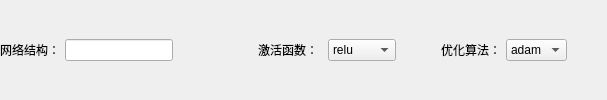
            <widget class="QWidget" name="bpnnRegressorPage">
             <layout class="QGridLayout" name="bpnnRegressorGridLayout">
              <property name="leftMargin">
               <number>0</number>
              </property>
              <property name="topMargin">
               <number>0</number>
              </property>
              <property name="rightMargin">
               <number>0</number>
              </property>
              <property name="bottomMargin">
               <number>0</number>
              </property>
              <property name="horizontalSpacing">
               <number>5</number>
              </property>
              <property name="verticalSpacing">
               <number>15</number>
              </property>
              <item row="0" column="8">
               <widget class="QLabel" name="activationFunctionLabel">
                <property name="minimumSize">
                 <size>
                  <width>65</width>
                  <height>0</height>
                 </size>
                </property>
                <property name="text">
                 <string>激活函数：</string>
                </property>
               </widget>
              </item>
              <item row="0" column="0">
               <widget class="QLabel" name="nnStructureLabel">
                <property name="text">
                 <string>网络结构：</string>
                </property>
               </widget>
              </item>
              <item row="0" column="12">
               <spacer name="bpnnParameterSettingHorizontalSpacer3">
                <property name="orientation">
                 <enum>Qt::Horizontal</enum>
                </property>
                <property name="sizeHint" stdset="0">
                 <size>
                  <width>40</width>
                  <height>20</height>
                 </size>
                </property>
               </spacer>
              </item>
              <item row="0" column="15">
               <spacer name="bpnnParameterSettingHorizontalSpacer4">
                <property name="orientation">
                 <enum>Qt::Horizontal</enum>
                </property>
                <property name="sizeHint" stdset="0">
                 <size>
                  <width>40</width>
                  <height>20</height>
                 </size>
                </property>
               </spacer>
              </item>
              <item row="0" column="6">
               <spacer name="bpnnParameterSettingHorizontalSpacer1">
                <property name="orientation">
                 <enum>Qt::Horizontal</enum>
                </property>
                <property name="sizeHint" stdset="0">
                 <size>
                  <width>40</width>
                  <height>20</height>
                 </size>
                </property>
               </spacer>
              </item>
              <item row="0" column="2" colspan="4">
               <widget class="QLineEdit" name="nnStructureLineEdit"/>
              </item>
              <item row="0" column="14">
               <widget class="QComboBox" name="optimizationAlgorithmComboBox">
                <property name="currentIndex">
                 <number>2</number>
                </property>
                <item>
                 <property name="text">
                  <string>lbfgs</string>
                 </property>
                </item>
                <item>
                 <property name="text">
                  <string>sgd</string>
                 </property>
                </item>
                <item>
                 <property name="text">
                  <string>adam</string>
                 </property>
                </item>
               </widget>
              </item>
              <item row="0" column="9">
               <widget class="QComboBox" name="activationFunctionComboBox">
                <property name="currentIndex">
                 <number>3</number>
                </property>
                <item>
                 <property name="text">
                  <string>f(x) = x</string>
                 </property>
                </item>
                <item>
                 <property name="text">
                  <string>logistic</string>
                 </property>
                </item>
                <item>
                 <property name="text">
                  <string>tanh</string>
                 </property>
                </item>
                <item>
                 <property name="text">
                  <string>relu</string>
                 </property>
                </item>
               </widget>
              </item>
              <item row="0" column="13">
               <widget class="QLabel" name="optimizationAlgorithmLabel">
                <property name="text">
                 <string>优化算法：</string>
                </property>
               </widget>
              </item>
              <item row="0" column="7">
               <spacer name="bpnnParameterSettingHorizontalSpacer2">
                <property name="orientation">
                 <enum>Qt::Horizontal</enum>
                </property>
                <property name="sizeHint" stdset="0">
                 <size>
                  <width>40</width>
                  <height>20</height>
                 </size>
                </property>
               </spacer>
              </item>
             </layout>
            </widget>
